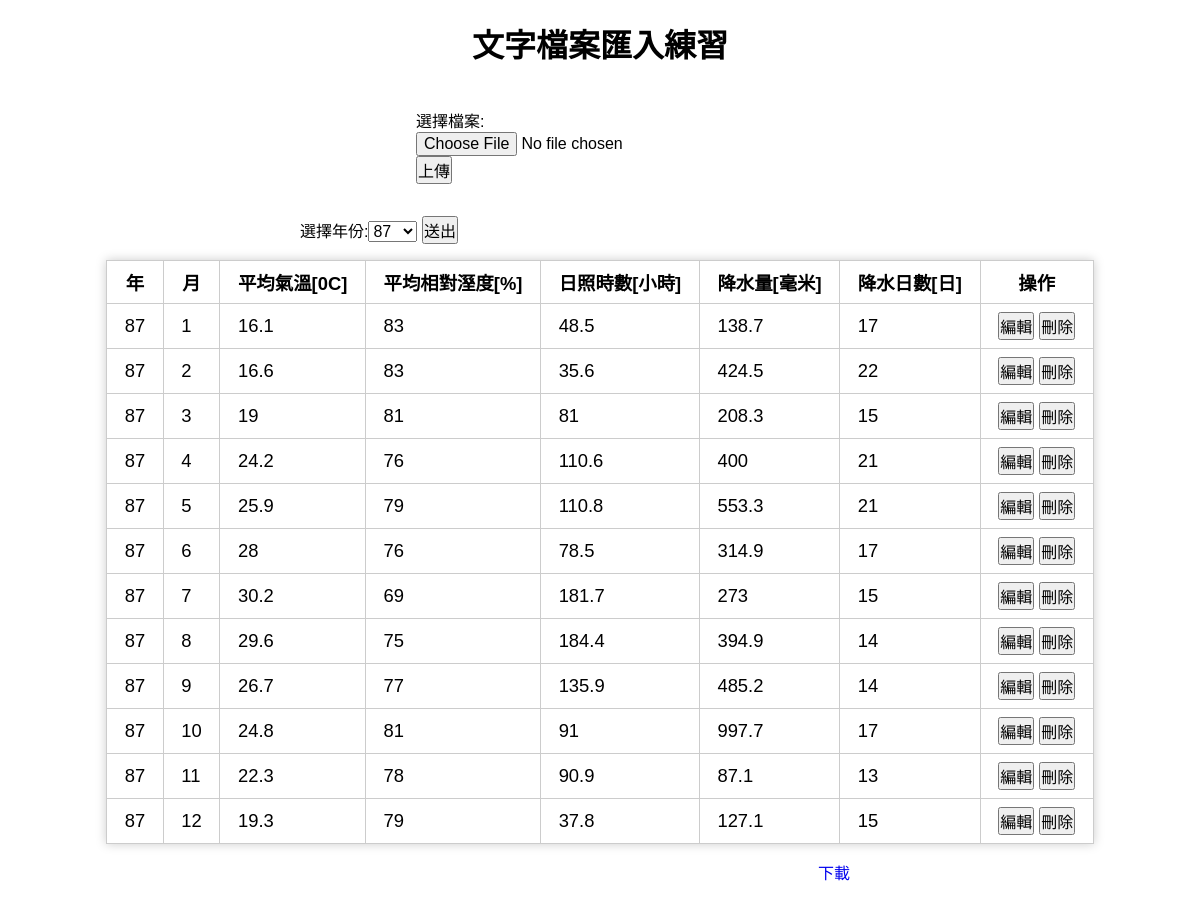
The app's page /text-import.php?year=87 with its own data.
### tables this page shows
CREATE TABLE `temperature` (
  `id` int(11) UNSIGNED NOT NULL,
  `year` smallint(4) NOT NULL,
  `month` tinyint(2) NOT NULL,
  `tempe` float NOT NULL,
  `humidity` float NOT NULL,
  `daylight` float NOT NULL,
  `preci` float NOT NULL,
  `preci_days` float NOT NULL
);

### text-import.php (the view, shortened to what this page needs)
<?php
include_once "base.php";
?>
<!DOCTYPE html>
<html lang="en">
<head>
    <link rel="stylesheet" href="style.css">
</head>
<body>
<h1 class="header">文字檔案匯入練習</h1>
<form id="uploadForm" action="?" method="post" enctype="multipart/form-data">
    <div>
        選擇檔案:<input type="file" name="file">
    </div>
    <input type="submit" value="上傳">
</form>
<div style="width:50%;margin:1rem auto;">
<form action="?" method="get">
    選擇年份:<select name="year" >
        <?php
            $years=$pdo->query("SELECT `year` FROM `temperature` GROUP BY `year`")->fetchAll(PDO::FETCH_ASSOC);
            foreach($years as $year){
                echo "<option value='{$year['year']}'>{$year['year']}</option>";
            }
        ?>
    </select>
    <input type="submit" value="送出">
</form>
</div>
<table id="list">
    <tr>
        <th>年</th>
        <th>月</th>
        <th>平均氣溫[0C]</th>
        <th>平均相對溼度[%]</th>
        <th>日照時數[小時]</th>
        <th>降水量[毫米]</th>
        <th>降水日數[日]</th>
        <th>操作</th>
    </tr>
    <?php
    if(isset($_GET['year'])){
        $sql="SELECT * FROM temperature where `year`='{$_GET['year']}'";
    }else{
        $sql="SELECT * FROM temperature";
    }
    $rows=$pdo->query($sql)->fetchAll(PDO::FETCH_ASSOC);
    foreach($rows as $row){
    ?>
    <tr>
        <td><?=$row['year'];?></td>
        <td><?=$row['month'];?></td>
        <td><?=$row['tempe'];?></td>
        <td><?=$row['humidity'];?></td>
        <td><?=$row['daylight'];?></td>
        <td><?=$row['preci'];?></td>
        <td><?=$row['preci_days'];?></td>
        <td>
            <button onclick="location.href='update_row.php?id=<?=$row['id'];?>'">編輯</button>
            <button onclick="location.href='del_row.php?id=<?=$row['id'];?>'">刪除</button>
        </td>
    </tr>
    <?php
    }
    ?>
</table>
<div style="width:500px;margin:1rem auto;text-align:right">
<?php if(isset($_GET['year'])){  ?>
    <a href="paper.csv" download>下載</a>
<?php } ?>
</div>
</body>
</html>

### style.css (style rules this page uses)
* { font-family: "微軟正黑體",Arial, Helvetica, sans-serif; font-size:16px; padding:0; margin:0; list-style-type: none; box-sizing: border-box; text-decoration: none; }
.header { margin:10px auto; padding:10px; text-align: center; font-size:32px; }

### text-import.php (style rules this page uses)
#uploadForm { width:400px; margin:1rem auto; font-size:1.25rem; padding:1rem; }
#list { border-collapse: collapse; box-shadow: 0 0 10px #ccc; margin:1rem auto; }
#list td,#list th { border:1px solid #ccc; padding:0.5rem 1.1rem; font-size:1.15rem; }

### records on screen
temperature: year "87", month "1", tempe "16.1", humidity "83", daylight "48.5", preci "138.7", preci_days "17"
temperature: year "87", month "2", tempe "16.6", humidity "83", daylight "35.6", preci "424.5", preci_days "22"
temperature: year "87", month "3", tempe "19", humidity "81", daylight "81", preci "208.3", preci_days "15"
temperature: year "87", month "4", tempe "24.2", humidity "76", daylight "110.6", preci "400", preci_days "21"
temperature: year "87", month "5", tempe "25.9", humidity "79", daylight "110.8", preci "553.3", preci_days "21"
temperature: year "87", month "6", tempe "28", humidity "76", daylight "78.5", preci "314.9", preci_days "17"
temperature: year "87", month "7", tempe "30.2", humidity "69", daylight "181.7", preci "273", preci_days "15"
temperature: year "87", month "8", tempe "29.6", humidity "75", daylight "184.4", preci "394.9", preci_days "14"
temperature: year "87", month "9", tempe "26.7", humidity "77", daylight "135.9", preci "485.2", preci_days "14"
temperature: year "87", month "10", tempe "24.8", humidity "81", daylight "91", preci "997.7", preci_days "17"
temperature: year "87", month "11", tempe "22.3", humidity "78", daylight "90.9", preci "87.1", preci_days "13"
temperature: year "87", month "12", tempe "19.3", humidity "79", daylight "37.8", preci "127.1", preci_days "15"

### other values on screen
form field year "87"
